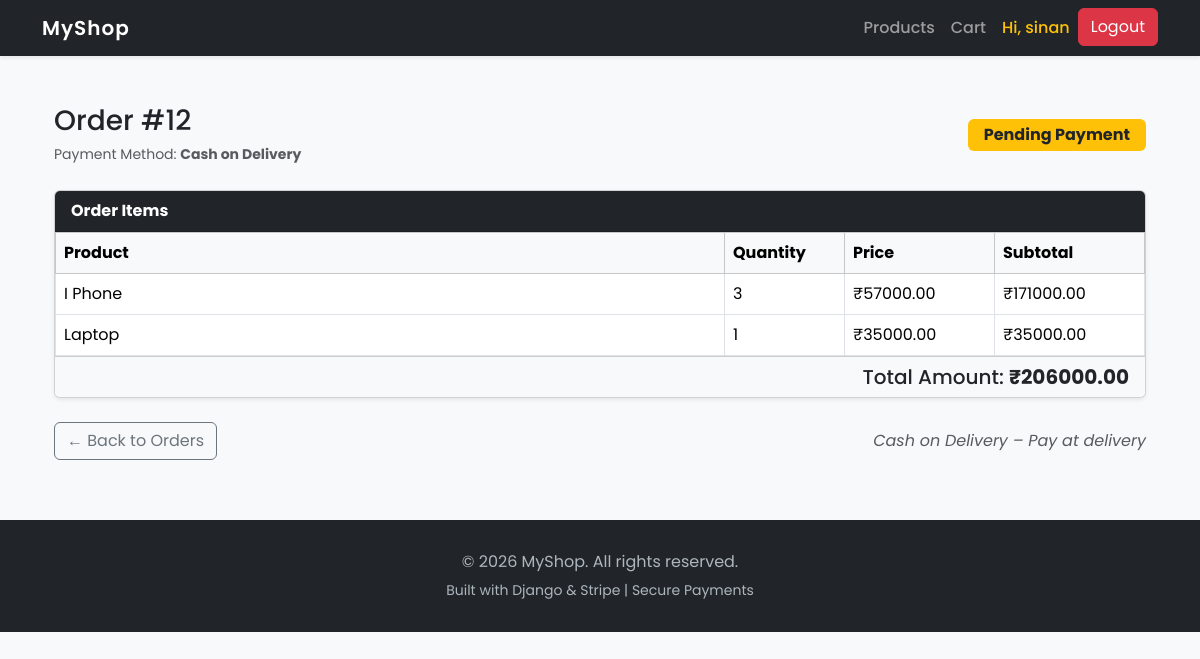
/orders/12/ (signed in), run on the app's committed database.
### orders/models.py (models this page shows, shortened)
class Order(models.Model):
    PAYMENT_METHODS = (
        ('stripe', 'Stripe'),
        ('cod', 'Cash on Delivery'),
    )
    user = models.ForeignKey(User, on_delete=models.CASCADE)
    total_price = models.DecimalField(max_digits=10, decimal_places=2)
    is_paid = models.BooleanField(default=False)
    created_at = models.DateTimeField(auto_now_add=True)
    payment_method = models.CharField(max_length=20, choices=PAYMENT_METHODS, default='cod')
    stripe_session_id = models.CharField(max_length=255, blank=True, null=True)

class OrderItem(models.Model):
    order = models.ForeignKey(Order, on_delete=models.CASCADE, related_name='items')
    product = models.ForeignKey(Product, on_delete=models.CASCADE)
    quantity = models.PositiveIntegerField()
    price = models.DecimalField(max_digits=10, decimal_places=2)
    def total_price(self):
        return self.quantity * self.price

### products/models.py (models this page shows, shortened)
class Product(models.Model):
    name=models.CharField(max_length=100)
    price=models.BigIntegerField()
    description=models.TextField()
    image=models.ImageField(upload_to="products/")

### orders/views.py (the view)
# urls.py: path('<int:order_id>/', views.order_detail, name='order_detail'),
@login_required
def order_detail(request, order_id):
    order = Order.objects.get(id=order_id, user=request.user)
    for item in order.items.all():
        item.total_price = item.quantity * item.price
    return render(request, 'orders/order_detail.html', {
        'order': order
    })

### templates/orders/order_detail.html (shortened to what this page needs)
{% extends 'base.html' %}
{% block content %}
<div class="container mt-5">
    <div class="d-flex justify-content-between align-items-center mb-4">
        <div>
            <h3 class="mb-1">Order #{{ order.id }}</h3>
            <small class="text-muted">
                Payment Method:
                <strong>{{ order.get_payment_method_display }}</strong>
            </small>
        </div>
        {% if order.is_paid %}
            <span class="badge bg-success px-3 py-2 fs-6">Paid</span>
        {% else %}
            <span class="badge bg-warning text-dark px-3 py-2 fs-6">
                Pending Payment
            </span>
        {% endif %}
    </div>
    <div class="card shadow-sm mb-4">
        <div class="card-header bg-dark text-white">
            <strong>Order Items</strong>
        </div>
        <div class="card-body p-0">
            <table class="table table-bordered table-hover mb-0">
                <thead class="table-light">
                    <tr>
                        <th>Product</th>
                        <th width="120">Quantity</th>
                        <th width="150">Price</th>
                        <th width="150">Subtotal</th>
                    </tr>
                </thead>
                <tbody>
                    {% for item in order.items.all %}
                    <tr>
                        <td>{{ item.product.name }}</td>
                        <td>{{ item.quantity }}</td>
                        <td>₹{{ item.price }}</td>
                        <td>₹{{ item.total_price }}</td>
                    </tr>
                    {% empty %}
                    <tr>
                        <td colspan="4" class="text-center text-muted">
                            No items found in this order.
                        </td>
                    </tr>
                    {% endfor %}
                </tbody>
            </table>
        </div>
        <div class="card-footer text-end bg-light">
            <h5 class="mb-0">
                Total Amount:
                <strong class="text-dark">₹{{ order.total_price }}</strong>
            </h5>
        </div>
    </div>
    <div class="d-flex justify-content-between align-items-center">
        <a href="{% url 'orders:order_list' %}" class="btn btn-outline-secondary">
            ← Back to Orders
        </a>
        {% if not order.is_paid and order.payment_method == 'stripe' %}
            <a href="{% url 'orders:stripe_checkout' order.id %}"
               class="btn btn-success px-4">
                Pay with Stripe 💳
            </a>
        {% elif order.payment_method == 'cod' and not order.is_paid %}
            <span class="text-muted fst-italic">
                Cash on Delivery – Pay at delivery
            </span>
        {% endif %}
    </div>
</div>
{% endblock %}

### templates/base.html (shortened to what this page needs)
<!DOCTYPE html>
<html lang="en">
<head>
    <link href="https://cdn.jsdelivr.net/npm/bootstrap@5.3.2/dist/css/bootstrap.min.css" rel="stylesheet">
</head>
<body>
<nav class="navbar navbar-expand-lg navbar-dark bg-dark shadow-sm">
    <div class="container">
        <a class="navbar-brand" href="/">MyShop</a>
        <div class="collapse navbar-collapse" id="navbarNav">
            <ul class="navbar-nav ms-auto">
                <li class="nav-item">
                    <a class="nav-link" href="/">Products</a>
                </li>
                {% if user.is_authenticated %}
                    <li class="nav-item">
                        <a class="nav-link" href="/cart/">Cart</a>
                    </li>
                    <li class="nav-item">
                        <span class="nav-link text-warning">
                            Hi, {{ user.username }}
                        </span>
                    </li>
                    <li class="nav-item">
                        <form method="post" action="{% url 'logout' %}">
                            <button class="btn btn-danger">Logout</button>
                        </form>
                    </li>
                {% endif %}
            </ul>
        </div>
    </div>
</nav>
<div class="container mt-5">
    {% block content %}
    {% endblock %}
</div>
<footer class="footer text-center">
    <div class="container">
        <p class="mb-1">&copy; 2026 MyShop. All rights reserved.</p>
        <small>
            Built with Django & Stripe | Secure Payments
        </small>
    </div>
</footer>
</body>
</html>

### templates/base.html (style rules this page uses)
body { font-family: 'Poppins', sans-serif; background-color: #f8f9fa; }
.navbar-brand { font-weight: 600; letter-spacing: 1px; }
.nav-link { font-weight: 500; }
.footer { background: #212529; color: #adb5bd; padding: 30px 0; margin-top: 60px; }

### data on the page
Order: id "12", payment_method "Cash on Delivery", total_price "206000.00"
OrderItem: product.name "I Phone", quantity "3", price "57000.00", total_price "171000.00"
OrderItem: product.name "Laptop", quantity "1", price "35000.00", total_price "35000.00"

### other printed values
{{ user.username }} "sinan"
